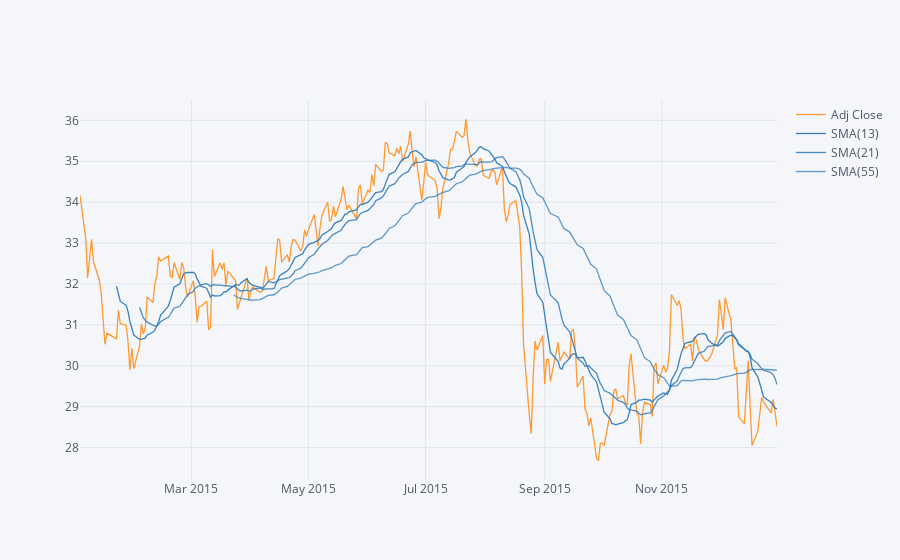

Notebook code for this chart:
### Markdown cell above
**Create a Simple Moving Averages plot of Morgan Stanley for the year 2015.**

### Code cell
MS['2015-01-01':'2016-01-01']['Adj Close'].ta_plot(study='sma',
                                                   periods=[13,21,55],
                                                   title='Simple Moving Averages of Morgan Stanley Stock in 2015')

### Figure 1 — Plotly figure (JSON) as saved in the notebook; plotly's stock layout.template omitted (floating-point values rounded to 4 significant figures; data arrays with more than 128 entries replaced by an {"elided": "..."} marker saying what was removed)
{"data": [{"line": {"color": "rgba(255, 153, 51, 1.0)", "dash": "solid", "shape": "linear", "width": 1.3}, "mode": "lines", "name": "Adj Close", "text": "", "type": "scatter", "x": {"elided": "252 str values"}, "y": {"elided": "252 float values"}}, {"line": {"color": "rgba(55, 128, 191, 1.0)", "dash": "solid", "shape": "linear", "width": 1.3}, "mode": "lines", "name": "SMA(13)", "text": "", "type": "scatter", "x": {"elided": "252 str values"}, "y": {"elided": "252 mixed values"}}, {"line": {"color": "rgba(55, 128, 191, 0.8999999999999999)", "dash": "solid", "shape": "linear", "width": 1.3}, "mode": "lines", "name": "SMA(21)", "text": "", "type": "scatter", "x": {"elided": "252 str values"}, "y": {"elided": "252 mixed values"}}, {"line": {"color": "rgba(55, 128, 191, 0.7999999999999998)", "dash": "solid", "shape": "linear", "width": 1.3}, "mode": "lines", "name": "SMA(55)", "text": "", "type": "scatter", "x": {"elided": "252 str values"}, "y": {"elided": "252 mixed values"}}], "layout": {"legend": {"bgcolor": "#F5F6F9", "font": {"color": "#4D5663"}}, "paper_bgcolor": "#F5F6F9", "plot_bgcolor": "#F5F6F9", "title": {"font": {"color": "#4D5663"}}, "xaxis": {"gridcolor": "#E1E5ED", "showgrid": true, "tickfont": {"color": "#4D5663"}, "title": {"font": {"color": "#4D5663"}, "text": ""}, "zerolinecolor": "#E1E5ED"}, "yaxis": {"gridcolor": "#E1E5ED", "showgrid": true, "tickfont": {"color": "#4D5663"}, "title": {"font": {"color": "#4D5663"}, "text": ""}, "zerolinecolor": "#E1E5ED"}}}
